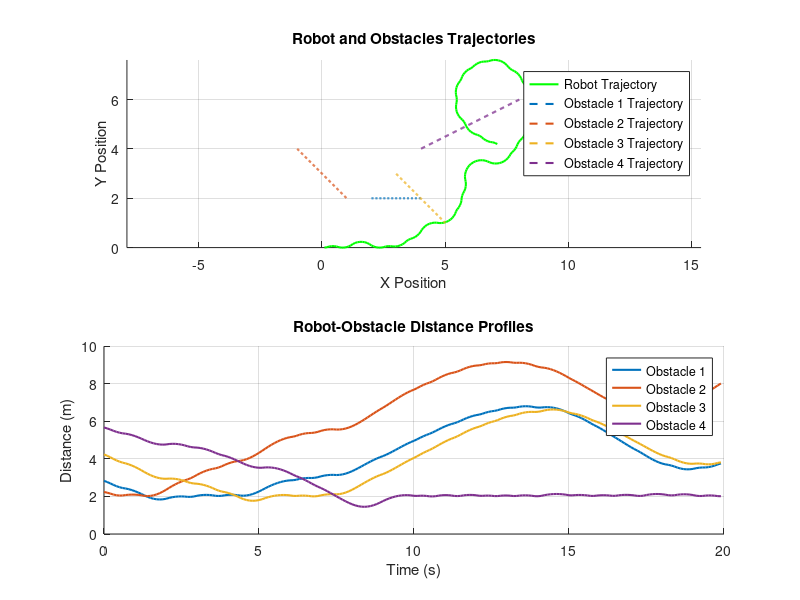

Source code (MATLAB):
% 初始化障碍物的初始位置和速度
obstacles = struct('x', [2, 1, 3, 4], 'y', [2, 2, 3, 4], ...
                   'vx', [0.1, -0.1, 0.1, 0.2], 'vy', [0, 0.1, -0.1, 0.1]);

% 初始化参数
d_safe = 2; % 安全距离
gamma = 2;
delta = 2;
v = 1;
u_max = 1.5;
v_star = gamma * delta;
x = 0; % 小车初始位置
y = 0;
theta = 0; % 小车初始方向
dt = 0.1;
t_max = 20;
num_steps = t_max / dt;

% 记录数据
x_history = zeros(num_steps, 1);
y_history = zeros(num_steps, 1);
obstacle_traj = struct('x', zeros(num_steps, length(obstacles.x)), ...
                       'y', zeros(num_steps, length(obstacles.y)));
distances_history = zeros(num_steps, length(obstacles.x));

% 仿真主循环
prev_d_t = inf;
for i = 1:num_steps
    % 更新障碍物位置
    for j = 1:length(obstacles.x)
        obstacles.x(j) = obstacles.x(j) + obstacles.vx(j) * dt;
        obstacles.y(j) = obstacles.y(j) + obstacles.vy(j) * dt;
        obstacle_traj.x(i, j) = obstacles.x(j);
        obstacle_traj.y(i, j) = obstacles.y(j);
    end
    
    % 计算到最近障碍物的距离
    distances = sqrt((x - obstacles.x).^2 + (y - obstacles.y).^2);
    d_t = min(distances);
    distances_history(i, :) = distances;
    if i > 1
        d_t_dot = (d_t - prev_d_t) / dt;
    else
        d_t_dot = 0;
    end
    prev_d_t = d_t;
    
    % 滑模控制律
    z = d_t - d_safe;
    if abs(z) > delta
        chi_z = v_star * sign(z);
    else
        chi_z = gamma * z;
    end
    u = u_max * sign(d_t_dot + chi_z);
    
    % 更新小车状态
    x = x + v * cos(theta) * dt;
    y = y + v * sin(theta) * dt;
    theta = theta + u * dt;
    x_history(i) = x;
    y_history(i) = y;
end

% 绘图
figure;

% 子图1：小车轨迹和障碍物轨迹
subplot(2, 1, 1);
hold on;
plot(x_history, y_history, 'g-', 'LineWidth', 1.5, 'DisplayName', 'Robot Trajectory');
for j = 1:length(obstacles.x)
    plot(obstacle_traj.x(:, j), obstacle_traj.y(:, j), '--', 'LineWidth', 1.5, ...
         'DisplayName', ['Obstacle ' num2str(j) ' Trajectory']);
end
legend('Location', 'best');
title('Robot and Obstacles Trajectories');
xlabel('X Position');
ylabel('Y Position');
grid on;
axis equal;

% 子图2：障碍物与小车的距离变化
subplot(2, 1, 2);
hold on;
time = (0:num_steps-1) * dt;
for j = 1:length(obstacles.x)
    plot(time, distances_history(:, j), 'LineWidth', 1.5, 'DisplayName', ['Obstacle ' num2str(j)]);
end
legend('Location', 'best');
title('Robot-Obstacle Distance Profiles');
xlabel('Time (s)');
ylabel('Distance (m)');
grid on;
hold off;
